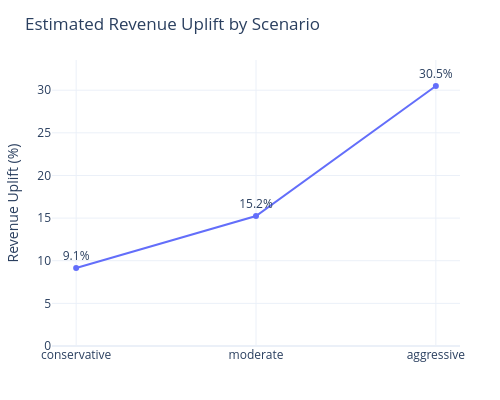

Write notebook code for a chart like this one.
### Markdown cell above
#### Sensitivity Analysis

To account for uncertainty in improvement assumptions, multiple scenarios were tested by varying the proportion of the gap closed toward the benchmark.

- Conservative: 30% gap closure  
- Moderate: 50% gap closure  
- Aggressive: 100% gap closure  

Revenue uplift was recalculated under each scenario.

### Code cell
# Define improvement scenarios (fraction of gap closed toward benchmark)
scenarios = {
    'conservative': 0.3,   # close 30% of gap
    'moderate': 0.5,       # close 50% of gap
    'aggressive': 1.0      # fully reach benchmark
}

results = {}

# Use best-performing category as benchmark
benchmark_cart_rate = summary['cart_rate'].max()

for name, factor in scenarios.items():
    
    temp = summary.copy()  
    
    # Calculate gap to benchmark
    gap = benchmark_cart_rate - temp['cart_rate']
    
    # Apply improvement (partial gap closure)
    temp['improved_cart_rate'] = temp['cart_rate'] + factor * gap
    
    # Ensure rates do not exceed benchmark
    temp['improved_cart_rate'] = temp['improved_cart_rate'].clip(upper=benchmark_cart_rate)
    
    # Recompute expected funnel with improved rates
    temp['expected_cart'] = temp['view'] * temp['improved_cart_rate']
    temp['expected_purchase'] = temp['expected_cart'] * temp['purchase_rate']
    
    # Incremental purchases
    temp['uplift'] = temp['expected_purchase'] - temp['purchase']
    
    # Revenue impact from additional purchases
    temp['revenue_uplift'] = temp['uplift'] * temp['avg_price']
    
    # Total revenue before improvement
    total_current_revenue = (temp['purchase'] * temp['avg_price']).sum()
    
    # Total revenue after improvement
    total_new_revenue = total_current_revenue + temp['revenue_uplift'].sum()
    
    # % uplift in revenue
    uplift_pct = (total_new_revenue - total_current_revenue) / total_current_revenue * 100
    
    # Store result for scenario
    results[name] = uplift_pct


import plotly.graph_objects as go

# dataframe
df_plot = pd.DataFrame({
    'Scenario': list(results.keys()),
    'Revenue Uplift (%)': list(results.values())
})

# order
order = ['conservative', 'moderate', 'aggressive']
df_plot['Scenario'] = pd.Categorical(df_plot['Scenario'], categories=order, ordered=True)
df_plot = df_plot.sort_values('Scenario')

# formatted labels
labels = [f"{x:.1f}%" for x in df_plot['Revenue Uplift (%)']]

# plot
fig = go.Figure()

fig.add_trace(go.Scatter(
    x=df_plot['Scenario'],
    y=df_plot['Revenue Uplift (%)'],
    mode='lines+markers+text',   
    text=labels,
    textposition='top center'
))

# layout
fig.update_layout(
    width=500,
    height=400,
    template='plotly_white',
    showlegend=False,
    title='Estimated Revenue Uplift by Scenario',
    xaxis_title='',
    yaxis_title='Revenue Uplift (%)',
    margin=dict(l=40, r=40, t=60, b=40)
)

# axis from 0
fig.update_yaxes(range=[0, df_plot['Revenue Uplift (%)'].max() * 1.1])

fig.show()

### Figure 1 — Plotly figure (JSON) as saved in the notebook; plotly's stock layout.template omitted (floating-point values rounded to 4 significant figures)
{"data": [{"mode": "lines+markers+text", "text": ["9.1%", "15.2%", "30.5%"], "textposition": "top center", "type": "scatter", "x": ["conservative", "moderate", "aggressive"], "y": [9.148, 15.25, 30.49]}], "layout": {"height": 400, "margin": {"b": 40, "l": 40, "r": 40, "t": 60}, "showlegend": false, "title": {"text": "Estimated Revenue Uplift by Scenario"}, "width": 500, "xaxis": {"title": {"text": ""}}, "yaxis": {"range": [0, 33.54], "title": {"text": "Revenue Uplift (%)"}}}}
